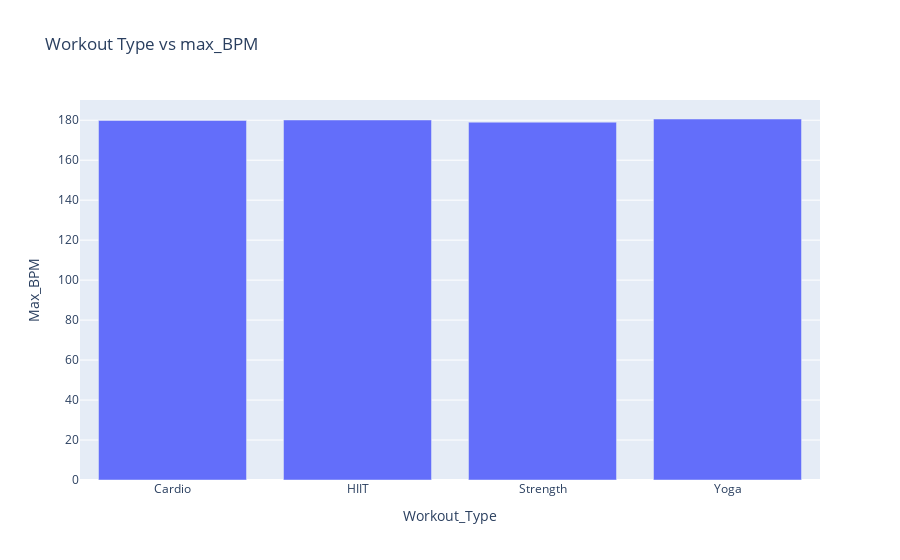
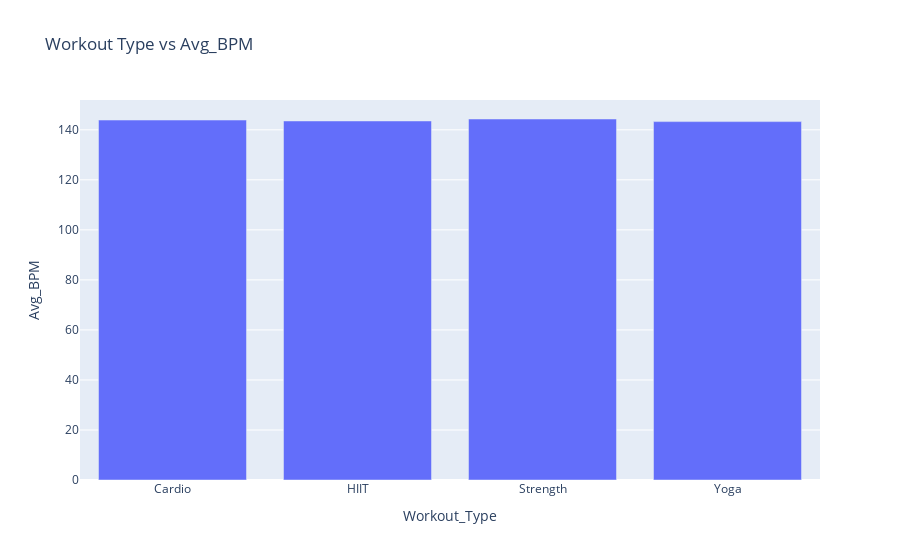

The code cell stored with these charts, in order, in its notebook:
### Code cell
max_bpm_fig = px.bar(workout_bpm_df, x='Workout_Type', y='Max_BPM', title='Workout Type vs max_BPM')
avg_bpm_fig = px.bar(workout_bpm_df, x='Workout_Type', y='Avg_BPM', title='Workout Type vs Avg_BPM')
max_bpm_fig.show()
avg_bpm_fig.show()

### Figure 1 — Plotly figure (JSON) as saved in the notebook; plotly's stock layout.template omitted (floating-point values rounded to 4 significant figures)
{"data": [{"alignmentgroup": "True", "hovertemplate": "Workout_Type=%{x}<br>Max_BPM=%{y}<extra></extra>", "legendgroup": "", "marker": {"color": "#636efa", "pattern": {"shape": ""}}, "name": "", "offsetgroup": "", "orientation": "v", "showlegend": false, "textposition": "auto", "type": "bar", "x": ["Cardio", "HIIT", "Strength", "Yoga"], "xaxis": "x", "y": [179.9, 180.1, 179.0, 180.6], "yaxis": "y"}], "layout": {"barmode": "relative", "legend": {"tracegroupgap": 0}, "title": {"text": "Workout Type vs max_BPM"}, "xaxis": {"anchor": "y", "domain": [0, 1], "title": {"text": "Workout_Type"}}, "yaxis": {"anchor": "x", "domain": [0, 1], "title": {"text": "Max_BPM"}}}}

### Figure 2 — Plotly figure (JSON) as saved in the notebook; plotly's stock layout.template omitted (floating-point values rounded to 4 significant figures)
{"data": [{"alignmentgroup": "True", "hovertemplate": "Workout_Type=%{x}<br>Avg_BPM=%{y}<extra></extra>", "legendgroup": "", "marker": {"color": "#636efa", "pattern": {"shape": ""}}, "name": "", "offsetgroup": "", "orientation": "v", "showlegend": false, "textposition": "auto", "type": "bar", "x": ["Cardio", "HIIT", "Strength", "Yoga"], "xaxis": "x", "y": [143.9, 143.5, 144.3, 143.3], "yaxis": "y"}], "layout": {"barmode": "relative", "legend": {"tracegroupgap": 0}, "title": {"text": "Workout Type vs Avg_BPM"}, "xaxis": {"anchor": "y", "domain": [0, 1], "title": {"text": "Workout_Type"}}, "yaxis": {"anchor": "x", "domain": [0, 1], "title": {"text": "Avg_BPM"}}}}
